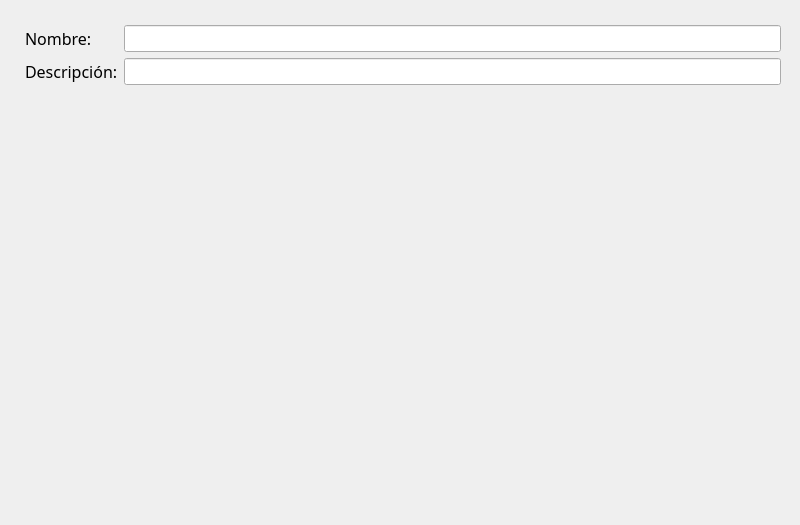
<?xml version="1.0" encoding="UTF-8"?>
<ui version="4.0">
 <class>wdTareas</class>
 <widget class="QWidget" name="wdTareas">
  <property name="geometry">
   <rect>
    <x>0</x>
    <y>0</y>
    <width>800</width>
    <height>525</height>
   </rect>
  </property>
  <property name="windowTitle">
   <string>Form</string>
  </property>
  <widget class="QWidget" name="formLayoutWidget">
   <property name="geometry">
    <rect>
     <x>20</x>
     <y>20</y>
     <width>761</width>
     <height>211</height>
    </rect>
   </property>
   <layout class="QFormLayout" name="formLayout">
    <property name="sizeConstraint">
     <enum>QLayout::SetDefaultConstraint</enum>
    </property>
    <property name="fieldGrowthPolicy">
     <enum>QFormLayout::AllNonFixedFieldsGrow</enum>
    </property>
    <property name="rowWrapPolicy">
     <enum>QFormLayout::DontWrapRows</enum>
    </property>
    <property name="labelAlignment">
     <set>Qt::AlignLeading|Qt::AlignLeft|Qt::AlignTop</set>
    </property>
    <property name="leftMargin">
     <number>5</number>
    </property>
    <property name="topMargin">
     <number>5</number>
    </property>
    <item row="0" column="0">
     <widget class="QLabel" name="label_3">
      <property name="font">
       <font>
        <family>Zekton</family>
        <pointsize>12</pointsize>
       </font>
      </property>
      <property name="text">
       <string>Nombre: </string>
      </property>
      <property name="buddy">
       <cstring>leNombre</cstring>
      </property>
     </widget>
    </item>
    <item row="0" column="1">
     <widget class="QLineEdit" name="leNombre">
      <property name="font">
       <font>
        <pointsize>12</pointsize>
       </font>
      </property>
     </widget>
    </item>
    <item row="1" column="0">
     <widget class="QLabel" name="label_2">
      <property name="font">
       <font>
        <family>Zekton</family>
        <pointsize>12</pointsize>
       </font>
      </property>
      <property name="text">
       <string>Descripción:</string>
      </property>
      <property name="buddy">
       <cstring>leDescripcion</cstring>
      </property>
     </widget>
    </item>
    <item row="1" column="1">
     <widget class="QLineEdit" name="leDescripcion">
      <property name="font">
       <font>
        <pointsize>12</pointsize>
       </font>
      </property>
     </widget>
    </item>
   </layout>
   <zorder>leDescripcion</zorder>
   <zorder>leNombre</zorder>
   <zorder>label_2</zorder>
   <zorder>label_3</zorder>
  </widget>
 </widget>
 <tabstops>
  <tabstop>leNombre</tabstop>
  <tabstop>leDescripcion</tabstop>
 </tabstops>
 <resources/>
 <connections/>
</ui>
